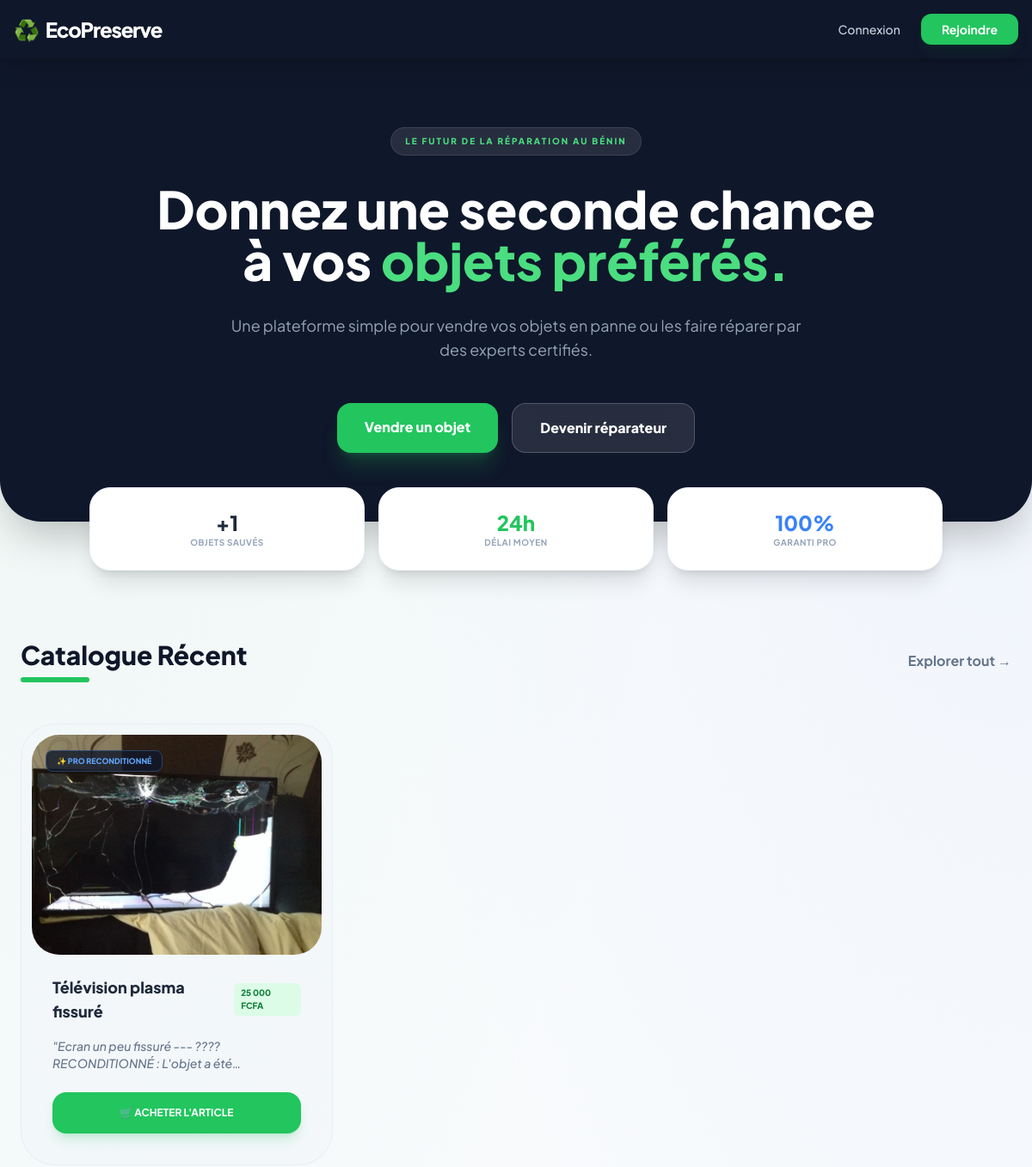
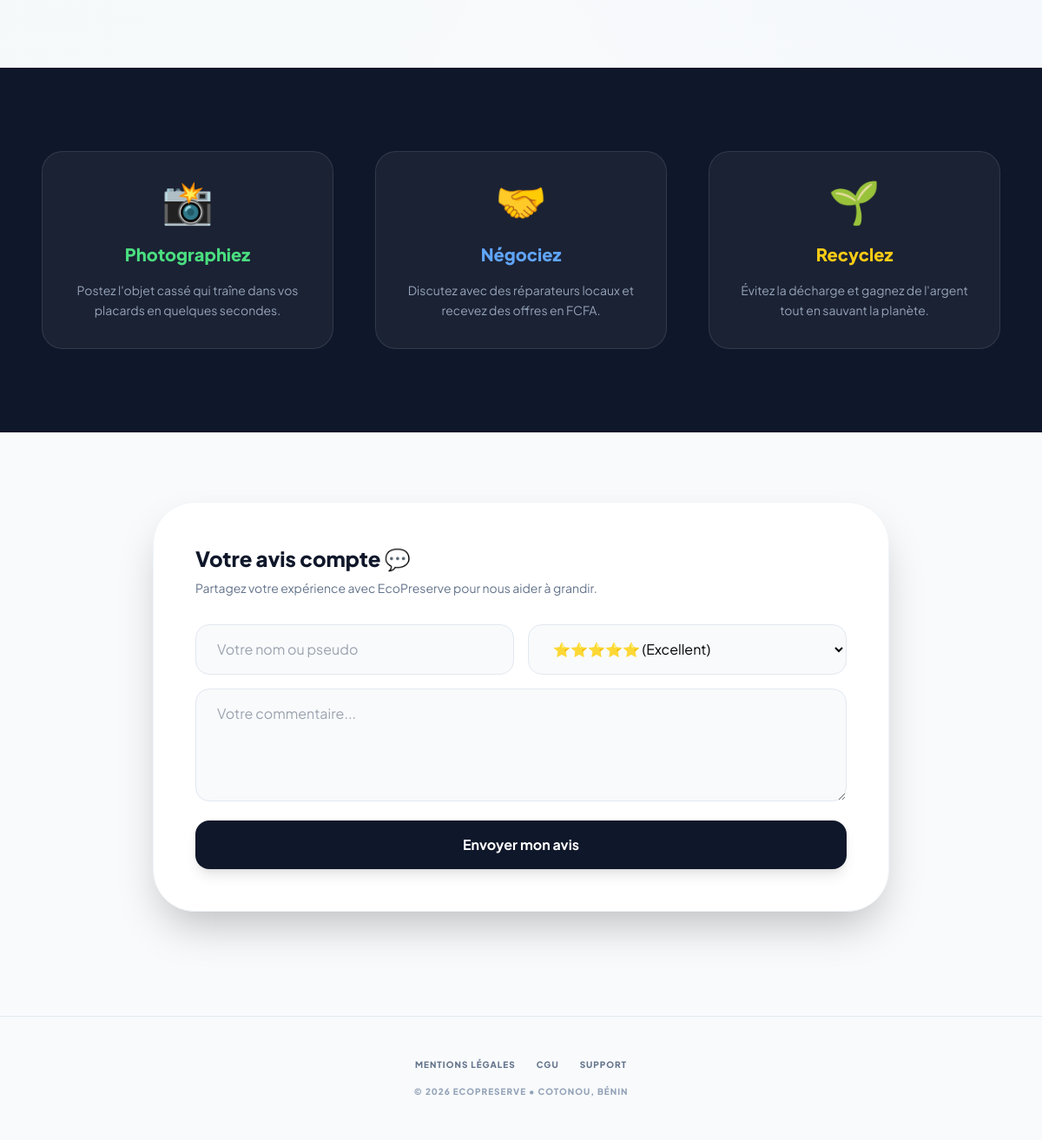
The page / on the database its author committed (2 pictures, top to bottom).
### tables this page shows
CREATE TABLE `articles` (
  `id` int(11) NOT NULL,
  `user_id` int(11) DEFAULT NULL,
  `id_reparateur` int(11) DEFAULT NULL,
  `titre` varchar(150) DEFAULT NULL,
  `description` text DEFAULT NULL,
  `photo` varchar(255) DEFAULT NULL,
  `type_action` enum('vente','reparation') NOT NULL,
  `statut` enum('disponible','en_cours','vendu','repare') DEFAULT 'disponible',
  `prix_estime` decimal(10,2) DEFAULT NULL,
  `latitude` decimal(10,8) DEFAULT NULL,
  `longitude` decimal(11,8) DEFAULT NULL,
  `est_reconditionne` tinyint(1) DEFAULT 0,
  `contact` varchar(50) DEFAULT NULL
);

### index.php (the view, shortened to what this page needs)
<?php
require 'db_config.php';
$stmt = $pdo->query("
    SELECT * FROM articles
    WHERE statut = 'disponible'
    AND (id_reparateur IS NULL OR est_reconditionne = TRUE)
    ORDER BY id DESC LIMIT 6
");
$vitrine = $stmt->fetchAll();
function formatCFA($prix) {
    return number_format($prix, 0, '.', ' ') . ' FCFA';
}
$total_sauves = $pdo->query("SELECT COUNT(*) FROM articles WHERE est_reconditionne = TRUE OR statut = 'livre'")->fetchColumn();
?>
<!DOCTYPE html>
<html lang="fr">
<head>
    <script src="https://cdn.tailwindcss.com"></script>
</head>
<body class="gradient-mesh">
    <nav class="bg-slate-900 p-4 flex flex-wrap justify-between items-center shadow-xl sticky top-0 z-50">
        <h1 class="text-xl md:text-2xl font-extrabold text-white tracking-tighter flex items-center shrink-0">
            <a href="index.php" class="flex items-center">
                <span class="text-green-400 mr-1.5 md:mr-2">♻️</span>EcoPreserve
            </a>
        </h1>
        <div class="flex items-center space-x-3 md:space-x-6">
            <a href="login.php" class="text-slate-300 font-medium hover:text-white transition text-[12px] md:text-sm">
                Connexion
            </a>
            <a href="register.php" class="bg-green-500 text-white px-3 md:px-6 py-2 rounded-xl font-bold text-[12px] md:text-sm shadow-lg shadow-green-900/20 hover:bg-green-400 transition transform active:scale-95 whitespace-nowrap">
                Rejoindre
            </a>
        </div>
    </nav>
    <header class="relative py-20 px-6 text-center bg-slate-900 text-white rounded-b-[3rem] shadow-2xl">
        <div class="relative z-10 max-w-4xl mx-auto">
            <span class="inline-block bg-white/10 backdrop-blur-md text-green-400 text-[10px] font-black px-4 py-2 rounded-full mb-8 tracking-[0.2em] uppercase border border-white/10">
                Le futur de la réparation au Bénin
            </span>
            <h2 class="text-4xl md:text-6xl font-black mb-8 leading-tight">
                Donnez une seconde chance <br>à vos <span class="text-green-400">objets préférés.</span>
            </h2>
            <p class="text-slate-400 max-w-2xl mx-auto text-lg mb-12">
                Une plateforme simple pour vendre vos objets en panne ou les faire réparer par des experts certifiés.
            </p>
            <div class="flex flex-col sm:flex-row justify-center gap-4">
                <a href="register.php" class="bg-green-500 text-white px-8 py-4 rounded-2xl font-black hover:bg-green-400 transition-all shadow-xl shadow-green-500/20">Vendre un objet</a>
                <a href="register.php" class="bg-white/10 backdrop-blur-md text-white border border-white/20 px-8 py-4 rounded-2xl font-black hover:bg-white/20 transition-all">Devenir réparateur</a>
            </div>
        </div>
    </header>
    <div class="max-w-5xl mx-auto -mt-10 grid grid-cols-3 gap-4 px-4 relative z-20">
        <div class="bg-white p-6 rounded-3xl shadow-xl text-center border border-slate-100">
            <div class="text-2xl font-black text-slate-800">+<?= (int)$total_sauves ?></div>
            <div class="text-slate-400 text-[10px] uppercase font-bold tracking-wider">Objets sauvés</div>
        </div>
        <div class="bg-white p-6 rounded-3xl shadow-xl text-center border border-slate-100">
            <div class="text-2xl font-black text-green-500">24h</div>
            <div class="text-slate-400 text-[10px] uppercase font-bold tracking-wider">Délai moyen</div>
        </div>
        <div class="bg-white p-6 rounded-3xl shadow-xl text-center border border-slate-100">
            <div class="text-2xl font-black text-blue-500">100%</div>
            <div class="text-slate-400 text-[10px] uppercase font-bold tracking-wider">Garanti pro</div>
        </div>
    </div>
    <section class="max-w-7xl mx-auto py-20 px-6">
        <div class="flex items-center justify-between mb-12">
            <div>
                <h3 class="text-3xl font-black text-slate-900">Catalogue Récent</h3>
                <div class="h-1.5 w-20 bg-green-500 rounded-full mt-2"></div>
            </div>
            <a href="marche.php" class="hidden md:block text-slate-500 font-bold hover:text-green-600 transition">Explorer tout →</a>
        </div>
        <div class="grid grid-cols-1 sm:grid-cols-2 lg:grid-cols-3 gap-8">
            <?php foreach ($vitrine as $item): ?>
            <div class="group bg-slate-100/50 rounded-[2.5rem] p-3 border border-slate-200/60 hover:bg-white hover:shadow-2xl hover:shadow-slate-200 transition-all duration-500">
                <div class="relative h-64 rounded-[2rem] overflow-hidden shadow-inner">
                    <img src="uploads/<?= htmlspecialchars($item['photo']) ?>" class="h-full w-full object-cover group-hover:scale-110 transition duration-700">
                    <div class="absolute top-4 left-4">
                        <?php if (isset($item['est_reconditionne']) && $item['est_reconditionne']): ?>
                            <span class="bg-slate-900/80 backdrop-blur text-blue-400 text-[9px] font-black px-3 py-1.5 rounded-lg border border-blue-400/30">✨ PRO RECONDITIONNÉ</span>
                        <?php else: ?>
                            <span class="bg-white/90 backdrop-blur text-orange-600 text-[9px] font-black px-3 py-1.5 rounded-lg shadow-sm">📦 OCCASION</span>
                        <?php endif; ?>
                    </div>
                </div>
                <div class="p-6">
                    <div class="flex justify-between items-center mb-4">
                        <h4 class="font-extrabold text-slate-800 text-lg"><?= htmlspecialchars($item['titre']) ?></h4>
                        <span class="bg-green-100 text-green-700 text-[10px] font-black px-2 py-1 rounded-md">
                            <?= formatCFA($item['prix_estime'] ?? 0) ?>
                        </span>
                    </div>
                    <p class="text-slate-500 text-sm line-clamp-2 mb-6 italic font-medium">
                        "<?= htmlspecialchars($item['description']) ?>"
                    </p>
                    <?php if ($item['est_reconditionne']): ?>
                        <a href="checkout.php?id=<?= $item['id'] ?>" class="w-full flex items-center justify-center bg-green-500 text-white font-bold text-xs py-4 rounded-2xl hover:bg-green-600 transition-colors shadow-lg shadow-green-500/20">
                            🛒 ACHETER L'ARTICLE
                        </a>
                    <?php else: ?>
                        <a href="login.php" class="w-full flex items-center justify-center bg-slate-900 text-white font-bold text-xs py-4 rounded-2xl group-hover:bg-green-500 transition-colors">
                            VOIR LES DÉTAILS
                        </a>
                    <?php endif; ?>
                </div>
            </div>
            <?php endforeach; ?>
        </div>
    </section>
    <section class="py-24 bg-slate-900 text-white overflow-hidden relative">
        <div class="max-w-6xl mx-auto px-6 grid md:grid-cols-3 gap-12 text-center">
            <div class="relative p-8 rounded-3xl bg-white/5 border border-white/10">
                <div class="text-5xl mb-6">📸</div>
                <h3 class="font-black text-xl mb-4 text-green-400">Photographiez</h3>
                <p class="text-slate-400 text-sm leading-relaxed">Postez l'objet cassé qui traîne dans vos placards en quelques secondes.</p>
            </div>
            <div class="relative p-8 rounded-3xl bg-white/5 border border-white/10">
                <div class="text-5xl mb-6">🤝</div>
                <h3 class="font-black text-xl mb-4 text-blue-400">Négociez</h3>
                <p class="text-slate-400 text-sm leading-relaxed">Discutez avec des réparateurs locaux et recevez des offres en FCFA.</p>
            </div>
            <div class="relative p-8 rounded-3xl bg-white/5 border border-white/10">
                <div class="text-5xl mb-6">🌱</div>
                <h3 class="font-black text-xl mb-4 text-yellow-400">Recyclez</h3>
                <p class="text-slate-400 text-sm leading-relaxed">Évitez la décharge et gagnez de l'argent tout en sauvant la planète.</p>
            </div>
        </div>
    </section>
    <section class="max-w-4xl mx-auto py-20 px-6">
        <div class="bg-white rounded-[3rem] p-8 md:p-12 shadow-2xl border border-slate-100">
            <h3 class="text-2xl font-black text-slate-900 mb-2">Votre avis compte 💬</h3>
            <p class="text-slate-500 mb-8 text-sm">Partagez votre expérience avec EcoPreserve pour nous aider à grandir.</p>
            <form action="scripts/save_comment.php" method="POST" class="space-y-4">
                <div class="grid grid-cols-1 md:grid-cols-2 gap-4">
                    <input type="text" name="pseudo" placeholder="Votre nom ou pseudo" required
                        class="w-full px-6 py-4 rounded-2xl bg-slate-50 border border-slate-200 focus:border-green-500 outline-none transition">
                    <select name="note" class="w-full px-6 py-4 rounded-2xl bg-slate-50 border border-slate-200 focus:border-green-500 outline-none transition">
                        <option value="5">⭐⭐⭐⭐⭐ (Excellent)</option>
                    </select>
                </div>
                <textarea name="message" rows="4" placeholder="Votre commentaire..." required
                    class="w-full px-6 py-4 rounded-2xl bg-slate-50 border border-slate-200 focus:border-green-500 outline-none transition"></textarea>
                <button type="submit" class="w-full bg-slate-900 text-white font-bold py-4 rounded-2xl hover:bg-green-500 transition shadow-lg">
                    Envoyer mon avis
                </button>
            </form>
        </div>
    </section>
    <footer class="py-12 text-center bg-slate-50 border-t border-slate-200 mt-10">
        <div class="flex justify-center space-x-6 mb-4">
            <a href="legal.php" class="text-slate-500 hover:text-slate-800 text-[10px] font-black uppercase tracking-widest">Mentions Légales</a>
            <a href="legal.php" class="text-slate-500 hover:text-slate-800 text-[10px] font-black uppercase tracking-widest">CGU</a>
            <a href="mailto:contact@ecopreserve.bj" class="text-slate-500 hover:text-slate-800 text-[10px] font-black uppercase tracking-widest">Support</a>
        </div>
        <p class="text-slate-400 text-[10px] font-black uppercase tracking-widest">&copy; 2026 EcoPreserve • Cotonou, Bénin</p>
    </footer>
</body>
</html>

### index.php (style rules this page uses)
body { font-family: 'Plus Jakarta Sans', sans-serif; }
.gradient-mesh { background-color: #f8fafc; background-image: radial-gradient(at 0% 0%, rgba(34, 197, 94, 0.05) 0px, transparent 50%), radial-gradient(at 100% 0%, rgba(59, 130, 246, 0.05) 0px, transparent 50%); }

### rows shown on the page
articles: photo (picture), est_reconditionne "✨ PRO RECONDITIONNÉ", titre "Télévision plasma fissuré", prix_estime "25 000 FCFA", description "Ecran un peu fissuré --- ????️ RECONDITIONNÉ : L'objet a…"

### other values the page prints
$total_sauves "1"
